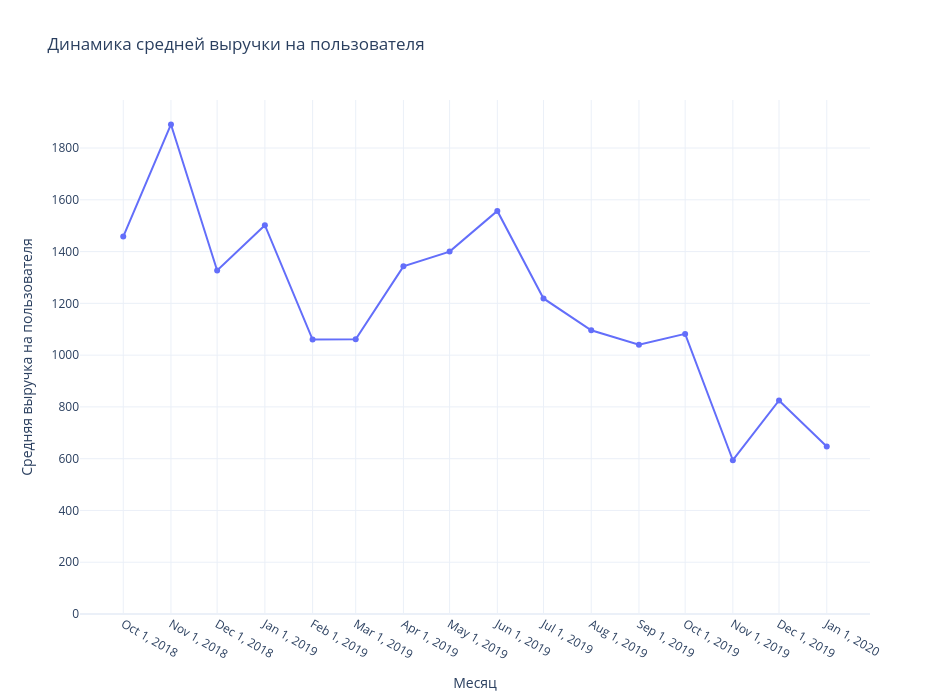

Notebook source saved alongside this figure:
### Markdown cell above
Средний чек тоже падает. Хотя стоит отметить его рост с апреля по июнь 2019г. Но начиная с июля средний чек падает. В посдение 3 месяца(ноябрь 2019 - январь 2020) средний чек меньше, чем за весь остальной период.

### Code cell
create_line_px (ecom_data_monthly, 'month', 'ARPU', 950,700,'Динамика средней выручки на пользователя', 'Месяц', 
                  'Средняя выручка на пользователя', xtiks= True)

### Figure 1 — Plotly figure (JSON) as saved in the notebook; plotly's stock layout.template omitted (floating-point values rounded to 4 significant figures)
{"data": [{"hovertemplate": "month=%{x}<br>ARPU=%{y}<extra></extra>", "legendgroup": "", "line": {"color": "#636efa", "dash": "solid"}, "marker": {"symbol": "circle"}, "mode": "markers+lines", "name": "", "orientation": "v", "showlegend": false, "type": "scatter", "x": ["2018-10", "2018-11", "2018-12", "2019-01", "2019-02", "2019-03", "2019-04", "2019-05", "2019-06", "2019-07", "2019-08", "2019-09", "2019-10", "2019-11", "2019-12", "2020-01"], "xaxis": "x", "y": [1458, 1891, 1327, 1502, 1060, 1061, 1343, 1400, 1557, 1219, 1096, 1040, 1082, 594, 825, 647], "yaxis": "y"}], "layout": {"height": 700, "legend": {"tracegroupgap": 0}, "title": {"text": "Динамика средней выручки на пользователя"}, "width": 950, "xaxis": {"anchor": "y", "autorange": true, "domain": [0, 1], "range": ["2018-09-02 21:42:20.7249", "2020-01-29 02:17:39.2751"], "tickmode": "array", "tickvals": ["2018-10", "2018-11", "2018-12", "2019-01", "2019-02", "2019-03", "2019-04", "2019-05", "2019-06", "2019-07", "2019-08", "2019-09", "2019-10", "2019-11", "2019-12", "2020-01"], "title": {"text": "Месяц"}, "type": "date"}, "yaxis": {"anchor": "x", "domain": [0, 1], "range": [0, 1986.0], "title": {"text": "Средняя выручка на пользователя"}, "type": "linear"}}}
